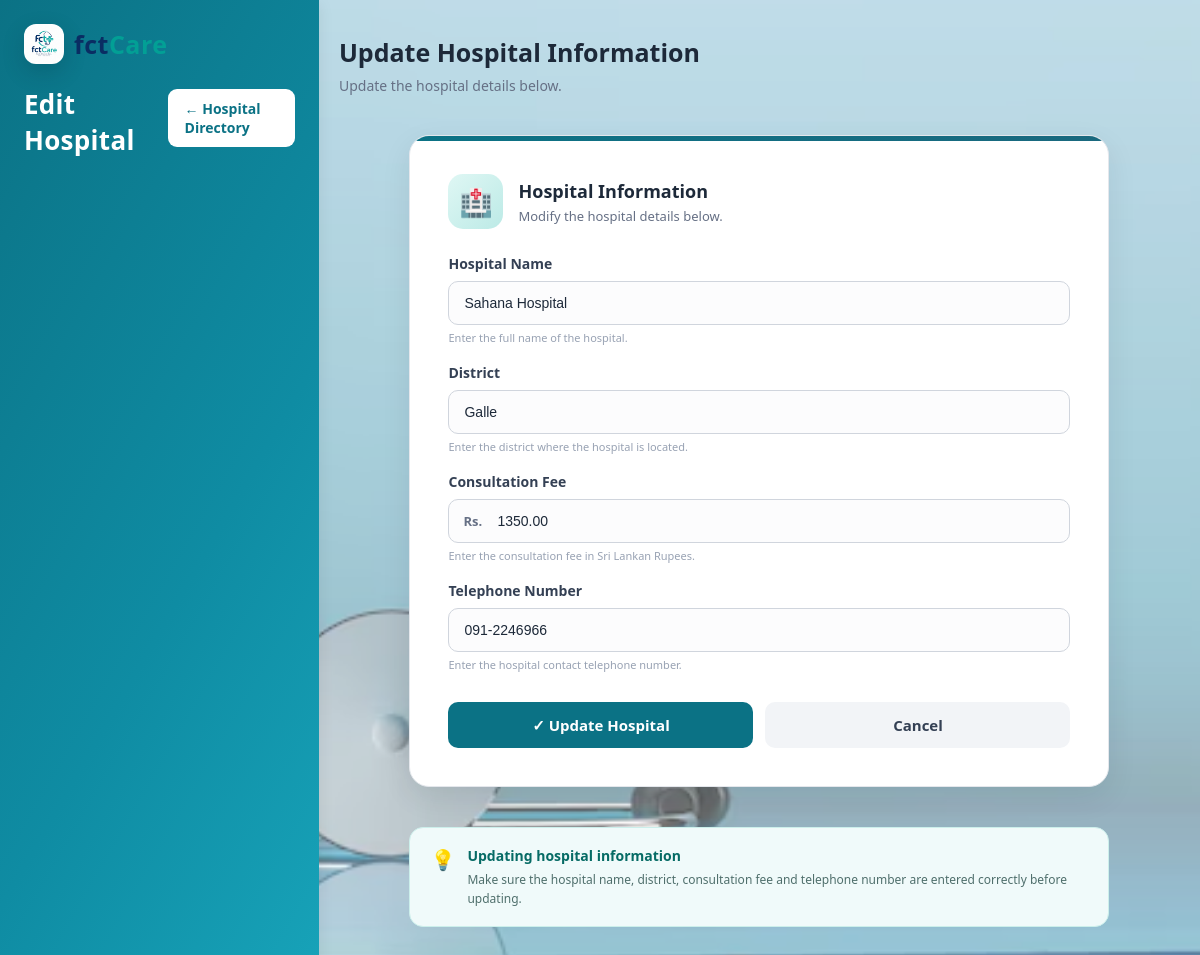
The app's page /admin/edit_hospital.php?id=13 (signed in) with its own data.
### tables this page shows
CREATE TABLE `hospitals` (
  `id` int(11) NOT NULL,
  `hospital_code` varchar(50) NOT NULL,
  `name` varchar(150) NOT NULL,
  `district` varchar(50) NOT NULL,
  `telephone` varchar(30) DEFAULT NULL,
  `facilities` text DEFAULT NULL,
  `fee` decimal(10,2) NOT NULL,
  `created_at` timestamp NOT NULL DEFAULT current_timestamp()
);

### admin/edit_hospital.php (the view, shortened to what this page needs)
<?php
require_once "../backend/config/db.php";
$id = intval($_GET["id"] ?? 0);
$stmt = $conn->prepare(
    "SELECT id, name, district, fee, telephone
     FROM hospitals
     WHERE id = ?"
);
$stmt->bind_param("i", $id);
$stmt->execute();
$result = $stmt->get_result();
$hospital = $result->fetch_assoc();
?>
<!DOCTYPE html>
<html lang="en">
<head>
    <link rel="stylesheet" href="admin.css">
</head>
<body style="
    background:
        linear-gradient(rgba(255,255,255,0.35), rgba(255,255,255,0.35)),
        url('../bb.avif') center center / cover no-repeat fixed;
    min-height:100vh;
">
<div class="admin-container">
    <div class="admin-header">
        <div>
            <div class="brand">
                <img src="logo.jpeg" alt="fctCare Logo" class="logo">
                fct<span>Care</span>
            </div>
            <h1>
                Edit Hospital
            </h1>
        </div>
        <div>
            <a
                href="hospitals.php"
                class="btnb"
            >
                ← Hospital Directory
            </a>
        </div>
    </div>
    <div class="page-content">
        <div style="
            margin-bottom: 25px;
        ">
            <h2 style="
                font-size: 25px;
                color: #1d2939;
                margin-bottom: 7px;
            ">
                Update Hospital Information
            </h2>
            <p style="
                color: #667085;
                font-size: 14px;
            ">
                Update the hospital details below.
            </p>
        </div>
        <div class="form-container">
            <div style="
                display: flex;
                align-items: center;
                gap: 15px;
                margin-bottom: 25px;
            ">
                <div style="
                    width: 55px;
                    height: 55px;
                    border-radius: 15px;
                    background: linear-gradient(
                        135deg,
                        #dff7f4,
                        #bceae6
                    );
                    display: flex;
                    align-items: center;
                    justify-content: center;
                    font-size: 27px;
                ">
                    🏥
                </div>
                <div>
                    <h3 style="
                        font-size: 18px;
                        color: #1d2939;
                        margin-bottom: 4px;
                    ">
                        Hospital Information
                    </h3>
                    <p style="
                        font-size: 13px;
                        color: #667085;
                    ">
                        Modify the hospital details below.
                    </p>
                </div>
            </div>
            <form method="POST">
                <label for="name">
                    Hospital Name
                </label>
                <input
                    type="text"
                    id="name"
                    name="name"
                    value="<?= htmlspecialchars($hospital["name"]) ?>"
                    placeholder="Example: Asiri Hospital"
                    maxlength="150"
                    required
                >
                <div style="
                    font-size: 11px;
                    color: #98a2b3;
                    margin-top: 5px;
                ">
                    Enter the full name of the hospital.
                </div>
                <label for="district">
                    District
                </label>
                <input
                    type="text"
                    id="district"
                    name="district"
                    value="<?= htmlspecialchars($hospital["district"]) ?>"
                    placeholder="Example: Colombo"
                    maxlength="100"
                    required
                >
                <div style="
                    font-size: 11px;
                    color: #98a2b3;
                    margin-top: 5px;
                ">
                    Enter the district where the hospital is located.
                </div>
                <label for="fee">
                    Consultation Fee
                </label>
                <div style="
                    position: relative;
                ">
                    <span style="
                        position: absolute;
                        left: 15px;
                        top: 50%;
                        transform: translateY(-50%);
                        color: #667085;
                        font-size: 13px;
                        font-weight: 600;
                        pointer-events: none;
                    ">
                    </span>
                    <input
                        type="number"
                        id="fee"
                        name="fee"
                        value="<?= htmlspecialchars($hospital["fee"]) ?>"
                        step="0.01"
                        min="1"
                        placeholder="2500.00"
                        style="padding-left: 48px;"
                        required
                    >
                </div>
                <div style="
                    font-size: 11px;
                    color: #98a2b3;
                    margin-top: 5px;
                ">
                    Enter the consultation fee in Sri Lankan Rupees.
                </div>
                <label for="telephone">
                    Telephone Number
                </label>
                <input
                    type="tel"
                    id="telephone"
                    name="telephone"
                    value="<?= htmlspecialchars($hospital["telephone"]) ?>"
                    placeholder="Example: 0112345678"
                    maxlength="20"
                    required
                >
                <div style="
                    font-size: 11px;
                    color: #98a2b3;
                    margin-top: 5px;
                ">
                    Enter the hospital contact telephone number.
                </div>
                <div class="form-actions">
                    <button
                        type="submit"
                        class="btn btn-confirm"
                    >
                        ✓ Update Hospital
                    </button>
                    <a
                        href="hospitals.php"
                        class="btn btn-secondary"
                    >
                        Cancel
                    </a>
                </div>
            </form>
        </div>
        <div style="
            max-width: 700px;
            margin: 20px auto 0;
            background: #f0fafa;
            border: 1px solid #ccefeb;
            border-radius: 14px;
            padding: 18px 20px;
        ">
            <div style="
                display: flex;
                gap: 12px;
                align-items: flex-start;
            ">
                <div style="
                    font-size: 20px;
                ">
                    💡
                </div>
                <div>
                    <div style="
                        font-weight: 700;
                        color: #066b65;
                        margin-bottom: 5px;
                        font-size: 14px;
                    ">
                        Updating hospital information
                    </div>
                    <div style="
                        color: #4f6f6c;
                        font-size: 12px;
                        line-height: 1.6;
                    ">
                        Make sure the hospital name, district,
                        consultation fee and telephone number
                        are entered correctly before updating.
                    </div>
                </div>
            </div>
        </div>
    </div>
</div>
</body>
</html>

### admin/admin.css (style rules this page uses)
* { box-sizing: border-box; }
body { margin: 0; font-family: Arial, sans-serif; }
body { margin: 0; font-family: Arial, sans-serif; background: #f4f6f9; }
.admin-container { display: flex !important; align-items: stretch; min-height: 100vh; margin-bottom: 0 !important; padding-bottom: 0 !important; }
.logo { width: 50px; height: 50px; margin-right: 10px; border-radius: 14px; object-fit: cover; box-shadow: 0 8px 22px rgba(5,40,50,0.20); }
.btn-confirm { background: linear-gradient(120deg, #0b7285 0%, #0f8ca3 60%, #17a2b8 100%); color: white; }
:root { --primary: #0b7285; --primary-dark: #095c6b; --primary-soft: #e3f4f7; --secondary: #e8f8f6; --background: #f4f8f9; --white: #ffffff; --text: #1d2939; --muted: #667085; --border: #e4e7ec; --danger: #dc3545; --danger-light: #fff0f1; --success: #055b73ea; --shadow: 0 10px 30px rgba(15, 23, 42, 0.08); }
* { margin: 0; padding: 0; box-sizing: border-box; }
body { font-family: "Segoe UI", Arial, sans-serif; background: var(--background); color: var(--text); }
.admin-container { min-height: 100vh; }
.admin-header { background: linear-gradient(120deg, #0b7285 0%, #0f8ca3 60%, #17a2b8 100%); color: white; padding: 24px 2%; display: flex; align-items: flex-start; justify-content: space-between; box-shadow: 0 4px 15px rgba(0, 0, 0, 0.08); }
.admin-header h1 { font-size: 26px; font-weight: 700; letter-spacing: 0.3px; }
.btn { display: inline-flex; align-items: flex-start; justify-content: center; text-decoration: none; border: none; padding: 10px 17px; border-radius: 9px; font-size: 14px; font-weight: 600; cursor: pointer; background: white; color: var(--primary); transition: all 0.25s ease; }
.btn-confirm { background: var(--primary); color: white; }
.page-content { width: 90%; max-width: 1250px; margin: 35px 20px; }
.form-container { width: 90%; max-width: 700px; margin: 40px auto; background: white; padding: 38px; border-radius: 20px; box-shadow: var(--shadow); border: 1px solid var(--border); position: relative; overflow: hidden; }
.form-container::before { content: ""; position: absolute; top: 0; left: 0; width: 100%; height: 5px; background: linear-gradient( 90deg, var(--primary), #055b73ea ); }
.form-container label { display: block; margin-top: 18px; margin-bottom: 8px; font-size: 14px; font-weight: 600; color: #344054; }
.form-container input, .form-container select, .form-container textarea { width: 100%; padding: 13px 15px; border: 1px solid #d0d5dd; border-radius: 10px; outline: none; font-size: 14px; color: var(--text); background: #fcfcfd; transition: all 0.2s ease; }
.form-container input::placeholder { color: #98a2b3; }
.form-container button { width: 100%; margin-top: 28px; padding: 14px; border: none; border-radius: 10px; font-size: 15px; font-weight: 700; cursor: pointer; transition: all 0.25s ease; }
.form-actions { display: flex; gap: 12px; margin-top: 30px; }
.form-actions .btn, .form-container .form-actions button { flex: 1; display: flex; align-items: center; justify-content: center; width: auto; margin: 0; padding: 14px; border: none; border-radius: 10px; font-family: inherit; font-size: 15px; font-weight: 700; line-height: 1.2; text-decoration: none; cursor: pointer; box-sizing: border-box; }
.form-actions .btn-secondary { background: #f2f4f7; color: #344054; }
.brand { display: flex; align-items: center; gap: 0; font-size: 25px; font-weight: 700; letter-spacing: .5px; color: #0a2d63; text-decoration: none; margin-bottom: 22px; }
.brand span { color: #00a897d0; }
.logo { width: 40px; height: 40px; margin-right: 10px; border-radius: 12px; object-fit: cover; box-shadow: 0 8px 22px rgba(5,40,50,0.20); }
.btnb { display: inline-flex; align-items: flex-start; justify-content: center; text-decoration: none; border: none; padding: 10px 17px; border-radius: 9px; font-size: 14px; font-weight: 600; cursor: pointer; background: white; color: var(--primary); transition: all 0.25s ease; margin-top: 65px; }

### records on screen
hospitals: name "Sahana Hospital", district "Galle", fee "1350.00", telephone "091-2246966"
